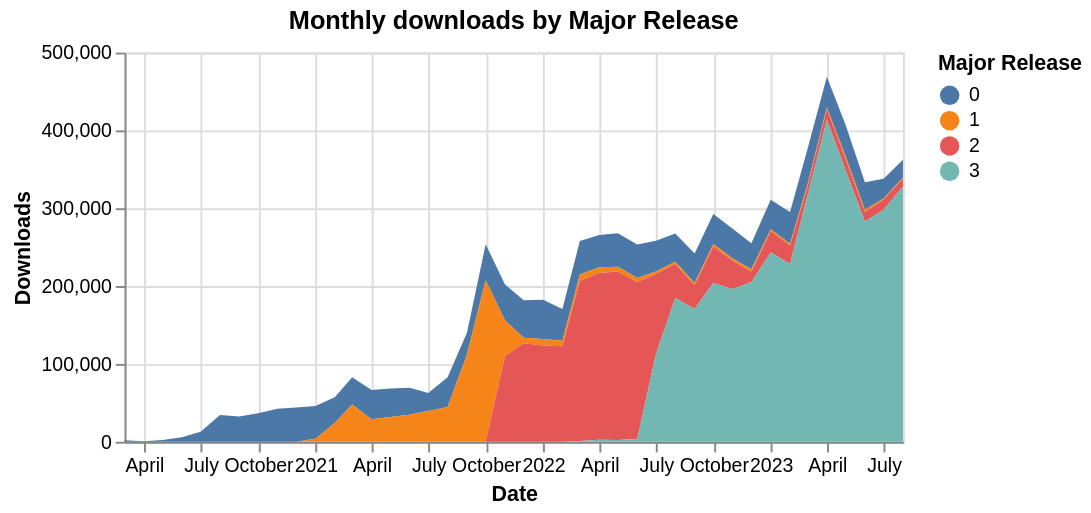

Specify this chart in Vega-Lite:
### Vega-Lite specification from a JSON file in a GitHub repository (floating-point values rounded to 4 significant figures)
{"config": {"view": {"continuousWidth": 400, "continuousHeight": 300}}, "data": {"name": "data-a39e1745f6486e9c6b84e546ccfc7360"}, "mark": "area", "encoding": {"color": {"field": "major_release", "title": "Major Release", "type": "nominal"}, "tooltip": [{"field": "month", "format": "%Y-%m", "title": "Date", "type": "temporal"}, {"field": "num_downloads", "format": ",.0f", "title": "Num Downloads", "type": "quantitative"}, {"field": "major_release", "title": "Major release", "type": "nominal"}], "x": {"field": "month", "title": "Date", "type": "temporal"}, "y": {"field": "num_downloads", "title": "Downloads", "type": "quantitative"}}, "height": 200, "title": "Monthly downloads by Major Release", "$schema": "https://vega.github.io/schema/vega-lite/v4.17.0.json", "datasets": {"data-a39e1745f6486e9c6b84e546ccfc7360": [{"month": "2023-08-01T00:00:00", "major_release": "0", "num_downloads": 22810.0}, {"month": "2023-08-01T00:00:00", "major_release": "1", "num_downloads": 1319.0}, {"month": "2023-08-01T00:00:00", "major_release": "2", "num_downloads": 10270.0}, {"month": "2023-08-01T00:00:00", "major_release": "3", "num_downloads": 327900.0}, {"month": "2023-07-01T00:00:00", "major_release": "0", "num_downloads": 25210.0}, {"month": "2023-07-01T00:00:00", "major_release": "1", "num_downloads": 1437.0}, {"month": "2023-07-01T00:00:00", "major_release": "2", "num_downloads": 13020.0}, {"month": "2023-07-01T00:00:00", "major_release": "3", "num_downloads": 298000.0}, {"month": "2023-06-01T00:00:00", "major_release": "0", "num_downloads": 35240.0}, {"month": "2023-06-01T00:00:00", "major_release": "1", "num_downloads": 3021.0}, {"month": "2023-06-01T00:00:00", "major_release": "2", "num_downloads": 12130.0}, {"month": "2023-06-01T00:00:00", "major_release": "3", "num_downloads": 282900.0}, {"month": "2023-05-01T00:00:00", "major_release": "0", "num_downloads": 40470.0}, {"month": "2023-05-01T00:00:00", "major_release": "1", "num_downloads": 3348.0}, {"month": "2023-05-01T00:00:00", "major_release": "2", "num_downloads": 14760.0}, {"month": "2023-05-01T00:00:00", "major_release": "3", "num_downloads": 348700.0}, {"month": "2023-04-01T00:00:00", "major_release": "0", "num_downloads": 39670.0}, {"month": "2023-04-01T00:00:00", "major_release": "2", "num_downloads": 14350.0}, {"month": "2023-04-01T00:00:00", "major_release": "3", "num_downloads": 413200.0}, {"month": "2023-04-01T00:00:00", "major_release": "1", "num_downloads": 1832.0}, {"month": "2023-03-01T00:00:00", "major_release": "0", "num_downloads": 45510.0}, {"month": "2023-03-01T00:00:00", "major_release": "1", "num_downloads": 3043.0}, {"month": "2023-03-01T00:00:00", "major_release": "2", "num_downloads": 11350.0}, {"month": "2023-03-01T00:00:00", "major_release": "3", "num_downloads": 316300.0}, {"month": "2023-02-01T00:00:00", "major_release": "0", "num_downloads": 40550.0}, {"month": "2023-02-01T00:00:00", "major_release": "1", "num_downloads": 2456.0}, {"month": "2023-02-01T00:00:00", "major_release": "2", "num_downloads": 23640.0}, {"month": "2023-02-01T00:00:00", "major_release": "3", "num_downloads": 228400.0}, {"month": "2023-01-01T00:00:00", "major_release": "0", "num_downloads": 37930.0}, {"month": "2023-01-01T00:00:00", "major_release": "1", "num_downloads": 2354.0}, {"month": "2023-01-01T00:00:00", "major_release": "2", "num_downloads": 27520.0}, {"month": "2023-01-01T00:00:00", "major_release": "3", "num_downloads": 243200.0}, {"month": "2022-12-01T00:00:00", "major_release": "0", "num_downloads": 33420.0}, {"month": "2022-12-01T00:00:00", "major_release": "1", "num_downloads": 3110.0}, {"month": "2022-12-01T00:00:00", "major_release": "2", "num_downloads": 13370.0}, {"month": "2022-12-01T00:00:00", "major_release": "3", "num_downloads": 205200.0}, {"month": "2022-11-01T00:00:00", "major_release": "0", "num_downloads": 38090.0}, {"month": "2022-11-01T00:00:00", "major_release": "1", "num_downloads": 2784.0}, {"month": "2022-11-01T00:00:00", "major_release": "2", "num_downloads": 36360.0}, {"month": "2022-11-01T00:00:00", "major_release": "3", "num_downloads": 196300.0}, {"month": "2022-10-01T00:00:00", "major_release": "0", "num_downloads": 38620.0}, {"month": "2022-10-01T00:00:00", "major_release": "1", "num_downloads": 3149.0}, {"month": "2022-10-01T00:00:00", "major_release": "2", "num_downloads": 46870.0}, {"month": "2022-10-01T00:00:00", "major_release": "3", "num_downloads": 203900.0}, {"month": "2022-09-01T00:00:00", "major_release": "0", "num_downloads": 37900.0}, {"month": "2022-09-01T00:00:00", "major_release": "1", "num_downloads": 3003.0}, {"month": "2022-09-01T00:00:00", "major_release": "2", "num_downloads": 30330.0}, {"month": "2022-09-01T00:00:00", "major_release": "3", "num_downloads": 170600.0}, {"month": "2022-08-01T00:00:00", "major_release": "0", "num_downloads": 36230.0}, {"month": "2022-08-01T00:00:00", "major_release": "1", "num_downloads": 2915.0}, {"month": "2022-08-01T00:00:00", "major_release": "2", "num_downloads": 43730.0}, {"month": "2022-08-01T00:00:00", "major_release": "3", "num_downloads": 184700.0}, {"month": "2022-07-01T00:00:00", "major_release": "0", "num_downloads": 39490.0}, {"month": "2022-07-01T00:00:00", "major_release": "1", "num_downloads": 3019.0}, {"month": "2022-07-01T00:00:00", "major_release": "2", "num_downloads": 103200.0}, {"month": "2022-07-01T00:00:00", "major_release": "3", "num_downloads": 112400.0}, {"month": "2022-06-01T00:00:00", "major_release": "0", "num_downloads": 43230.0}, {"month": "2022-06-01T00:00:00", "major_release": "1", "num_downloads": 4996.0}, {"month": "2022-06-01T00:00:00", "major_release": "2", "num_downloads": 201800.0}, {"month": "2022-06-01T00:00:00", "major_release": "3", "num_downloads": 3559.0}, {"month": "2022-05-01T00:00:00", "major_release": "0", "num_downloads": 43100.0}, {"month": "2022-05-01T00:00:00", "major_release": "1", "num_downloads": 6145.0}, {"month": "2022-05-01T00:00:00", "major_release": "2", "num_downloads": 216400.0}, {"month": "2022-05-01T00:00:00", "major_release": "3", "num_downloads": 2272.0}, {"month": "2022-04-01T00:00:00", "major_release": "0", "num_downloads": 41540.0}, {"month": "2022-04-01T00:00:00", "major_release": "1", "num_downloads": 7194.0}, {"month": "2022-04-01T00:00:00", "major_release": "2", "num_downloads": 214200.0}, {"month": "2022-04-01T00:00:00", "major_release": "3", "num_downloads": 2633.0}, {"month": "2022-03-01T00:00:00", "major_release": "0", "num_downloads": 43100.0}, {"month": "2022-03-01T00:00:00", "major_release": "1", "num_downloads": 8268.0}, {"month": "2022-03-01T00:00:00", "major_release": "2", "num_downloads": 205700.0}, {"month": "2022-03-01T00:00:00", "major_release": "3", "num_downloads": 931.0}, {"month": "2022-02-01T00:00:00", "major_release": "0", "num_downloads": 41030.0}, {"month": "2022-02-01T00:00:00", "major_release": "1", "num_downloads": 6961.0}, {"month": "2022-02-01T00:00:00", "major_release": "2", "num_downloads": 122700.0}, {"month": "2022-01-01T00:00:00", "major_release": "0", "num_downloads": 50400.0}, {"month": "2022-01-01T00:00:00", "major_release": "1", "num_downloads": 8309.0}, {"month": "2022-01-01T00:00:00", "major_release": "2", "num_downloads": 123800.0}, {"month": "2021-12-01T00:00:00", "major_release": "0", "num_downloads": 48110.0}, {"month": "2021-12-01T00:00:00", "major_release": "1", "num_downloads": 7133.0}, {"month": "2021-12-01T00:00:00", "major_release": "2", "num_downloads": 126400.0}, {"month": "2021-11-01T00:00:00", "major_release": "0", "num_downloads": 46460.0}, {"month": "2021-11-01T00:00:00", "major_release": "1", "num_downloads": 45490.0}, {"month": "2021-11-01T00:00:00", "major_release": "2", "num_downloads": 110100.0}, {"month": "2021-10-01T00:00:00", "major_release": "1", "num_downloads": 207600.0}, {"month": "2021-10-01T00:00:00", "major_release": "0", "num_downloads": 46090.0}, {"month": "2021-09-01T00:00:00", "major_release": "0", "num_downloads": 27860.0}, {"month": "2021-09-01T00:00:00", "major_release": "1", "num_downloads": 112200.0}, {"month": "2021-08-01T00:00:00", "major_release": "0", "num_downloads": 38240.0}, {"month": "2021-08-01T00:00:00", "major_release": "1", "num_downloads": 44520.0}, {"month": "2021-07-01T00:00:00", "major_release": "0", "num_downloads": 23350.0}, {"month": "2021-07-01T00:00:00", "major_release": "1", "num_downloads": 39390.0}, {"month": "2021-06-01T00:00:00", "major_release": "0", "num_downloads": 34810.0}, {"month": "2021-06-01T00:00:00", "major_release": "1", "num_downloads": 34640.0}, {"month": "2021-05-01T00:00:00", "major_release": "0", "num_downloads": 36920.0}, {"month": "2021-05-01T00:00:00", "major_release": "1", "num_downloads": 31630.0}, {"month": "2021-04-01T00:00:00", "major_release": "0", "num_downloads": 37720.0}, {"month": "2021-04-01T00:00:00", "major_release": "1", "num_downloads": 28760.0}, {"month": "2021-03-01T00:00:00", "major_release": "0", "num_downloads": 35030.0}, {"month": "2021-03-01T00:00:00", "major_release": "1", "num_downloads": 47810.0}, {"month": "2021-02-01T00:00:00", "major_release": "0", "num_downloads": 32970.0}, {"month": "2021-02-01T00:00:00", "major_release": "1", "num_downloads": 24140.0}, {"month": "2021-01-01T00:00:00", "major_release": "0", "num_downloads": 42050.0}, {"month": "2021-01-01T00:00:00", "major_release": "1", "num_downloads": 3775.0}, {"month": "2020-12-01T00:00:00", "major_release": "0", "num_downloads": 44000.0}, {"month": "2020-11-01T00:00:00", "major_release": "0", "num_downloads": 42300.0}, {"month": "2020-10-01T00:00:00", "major_release": "0", "num_downloads": 36470.0}, {"month": "2020-09-01T00:00:00", "major_release": "0", "num_downloads": 32410.0}, {"month": "2020-08-01T00:00:00", "major_release": "0", "num_downloads": 34290.0}, {"month": "2020-07-01T00:00:00", "major_release": "0", "num_downloads": 12980.0}, {"month": "2020-06-01T00:00:00", "major_release": "0", "num_downloads": 5683.0}, {"month": "2020-05-01T00:00:00", "major_release": "0", "num_downloads": 2360.0}, {"month": "2020-04-01T00:00:00", "major_release": "0", "num_downloads": 533.0}, {"month": "2020-03-01T00:00:00", "major_release": "0", "num_downloads": 1763.0}]}}
